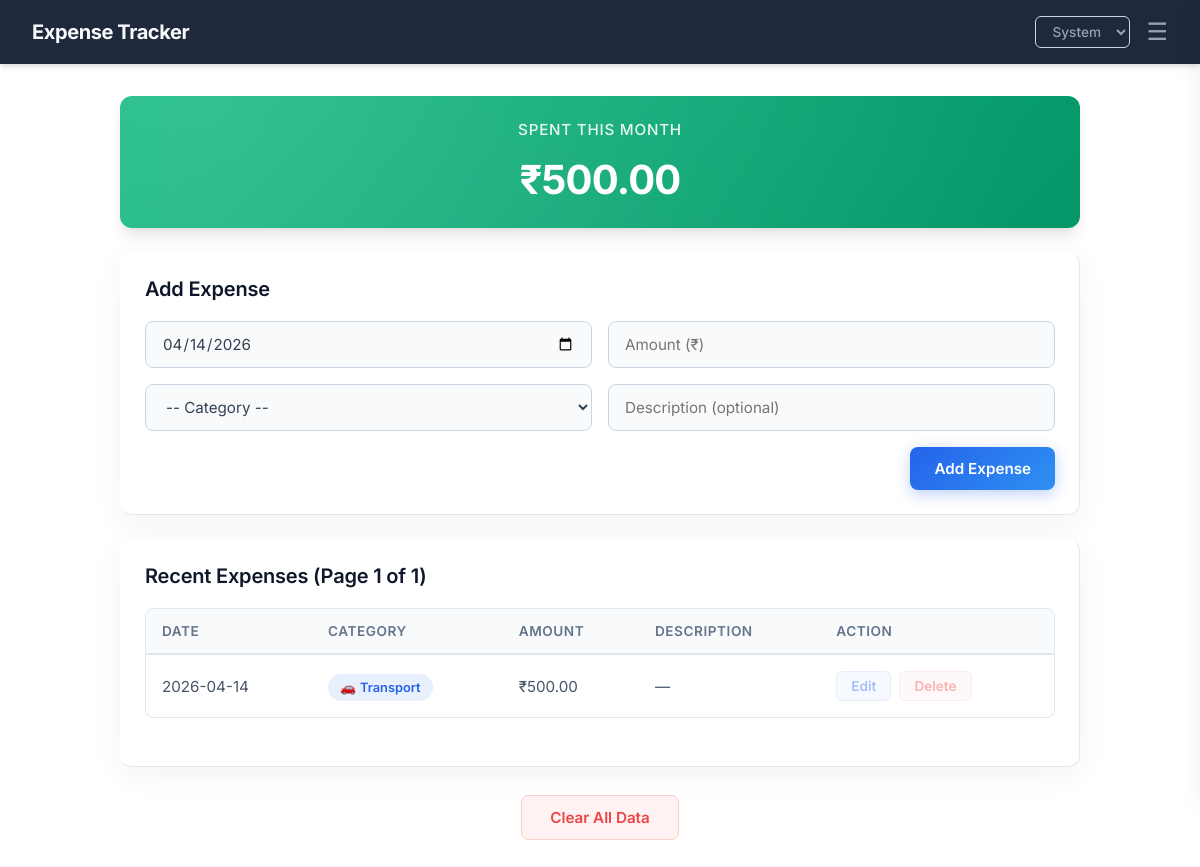
The page / (signed in) on the database its author committed.
### tables this page shows
CREATE TABLE expenses (
            id INTEGER PRIMARY KEY AUTOINCREMENT,
            date TEXT NOT NULL,
            category TEXT NOT NULL,
            amount REAL NOT NULL,
            description TEXT
        , user_id INTEGER DEFAULT 1);

### app.py (the view)
@app.route('/')
@login_required
def index():
    conn = get_db_connection()
    page = request.args.get('page', 1, type=int)
    per_page = 10
    offset = (page - 1) * per_page
    total_count = conn.execute('SELECT COUNT(*) FROM expenses WHERE user_id = ?', (current_user.id,)).fetchone()[0]
    total_pages = (total_count + per_page - 1) // per_page
    expenses = conn.execute(
        'SELECT * FROM expenses WHERE user_id = ? ORDER BY date DESC LIMIT ? OFFSET ?',
        (current_user.id, per_page, offset)
    ).fetchall()
    today = date.today()
    month_total = conn.execute(
        '''SELECT SUM(amount) as total FROM expenses
           WHERE user_id = ? AND strftime('%m', date) = ? AND strftime('%Y', date) = ?''',
        (current_user.id, str(today.month).zfill(2), str(today.year))
    ).fetchone()
    current_month_total = month_total['total'] if month_total['total'] else 0
    budget_total_row = conn.execute(
        '''SELECT SUM(budget_limit) as total_budget FROM category_budgets
           WHERE user_id = ? AND month = ? AND year = ?''',
        (current_user.id, str(today.month).zfill(2), str(today.year))
    ).fetchone()
    total_budget = budget_total_row['total_budget'] if budget_total_row['total_budget'] else 0
    spent_status = 'low'
    if total_budget > 0:
        ratio = current_month_total / total_budget
        if ratio > 1.0:
            spent_status = 'extra-high'
        elif ratio > 0.8:
            spent_status = 'high'
        elif ratio > 0.5:
            spent_status = 'medium'
    else:
        if current_month_total > 50000:
            spent_status = 'extra-high'
        elif current_month_total > 20000:
            spent_status = 'high'
        elif current_month_total > 5000:
            spent_status = 'medium'
    conn.close()
    return render_template('index.html',
                           expenses=expenses,
                           today=today,
                           current_month_total=current_month_total,
                           page=page,
                           total_pages=total_pages,
                           spent_status=spent_status)

### app.py (called while the page is built)
@login_manager.user_loader
def load_user(user_id):
    conn = get_db_connection()
    user = conn.execute('SELECT * FROM users WHERE id = ?', (user_id,)).fetchone()
    conn.close()
    if user:
        return User(id=user['id'], username=user['username'])
    return None

### database.py (called while the page is built)
def get_db_connection():
    conn = sqlite3.connect('expenses.db')
    conn.row_factory = sqlite3.Row
    return conn

### templates/index.html (shortened to what this page needs)
{% extends "base.html" %}
{% block content %}
<div class="card total-card hero-card hero-{{ spent_status }}">
    <h3>Spent This Month</h3>
    <p class="big-total">₹<span class="counter-value" data-target="{{ current_month_total }}">0</span></p>
</div>
<div class="card">
    <h2>Add Expense</h2>
    <form action="/add" method="POST">
        <div class="form-row" style="margin-bottom: 16px;">
            <input type="date" name="date" value="{{ today }}" required style="flex: 1;">
            <input type="number" name="amount" placeholder="Amount (₹)" min="1" step="0.01" required style="flex: 1;">
        </div>
        <div class="form-row" style="margin-bottom: 16px;">
            <select name="category" id="categorySelect" required style="flex: 1;">
                <option value="">-- Category --</option>
            </select>
            <input type="text" name="description" placeholder="Description (optional)" style="flex: 1;">
        </div>
        <div class="form-row" style="justify-content: flex-end;">
            <button type="submit" class="btn-primary">Add Expense</button>
        </div>
    </form>
</div>
<div class="card">
    <h2>Recent Expenses <span class="subtitle">(Page {{ page }} of {{ total_pages }})</span></h2>
    {% if expenses %}
    <div class="table-wrapper">
        <table>
            <thead>
                <tr>
                    <th>Date</th>
                    <th>Category</th>
                    <th>Amount</th>
                    <th>Description</th>
                    <th>Action</th>
                </tr>
            </thead>
            <tbody>
                {% for expense in expenses %}
                <tr>
                    <td>{{ expense['date'] }}</td>
                    <td><span class="badge badge-{{ expense['category']|lower }}">{{ expense['category'] }}</span>
                    </td>
                    <td>₹{{ "%.2f"|format(expense['amount']) }}</td>
                    <td>{{ expense['description'] or '—' }}</td>
                    <td>
                        <div class="action-btns">
                            <a href="/edit/{{ expense['id'] }}" class="btn-edit">Edit</a>
                            <a href="/delete/{{ expense['id'] }}" class="btn-delete"
                                onclick="return confirm('Delete this expense?')">Delete</a>
                        </div>
                    </td>
                </tr>
                {% endfor %}
            </tbody>
        </table>
    </div>
    {% else %}
    <div class="empty-state">
        <div class="empty-state-icon">💸</div>
        <h3>No expenses yet!</h3>
        <p>Start tracking your spending by adding your first expense above.</p>
    </div>
    {% endif %}
</div>
<div class="clear-section">
    <a href="/clear" class="btn-clear"
        onclick="return confirm('WARNING: This will permanently delete ALL expenses. Are you sure?')">Clear All Data</a>
</div>
{% endblock %}

### rows shown on the page
expenses: date "2026-04-14", category "Transport", amount "500.00", description "—"

### other values the page prints
{{ page }} "1"
{{ total_pages }} "1"
